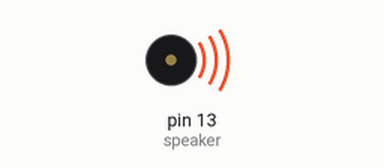
Bench run of a sketch on a simulated Arduino Uno, built with avr-gcc and run on an emulated ATmega328P. Parts: buzzer (waves = sounding).

Above: at 1.1 s.
Timing chart, 0 to 10.4 s (numbered marks = the images above):
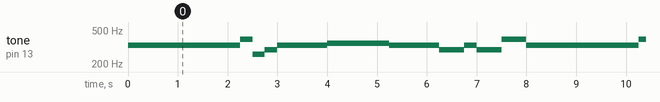

The sketch:

Croft_Jingle01.ino
```cpp
//Conor Croft
//jiingle bells
int speaker = 13;

//variables for rythym
int tempo= 1000;
int w = tempo;
int h = w/2;
int q = h/2;
int e = q/2;
int s = e/2;

// pitches for C scale
int c4 = 261;
int d4 = 293;
int e4 = 330;
int f4 = 350;
int g4 = 392;
int an4 = 440;
int b4 = 494;
int c5 = 523;

int line1 [] = {e4, e4, e4, e4, e4, e4, e4, g4, c4, d4, e4};
int line1A [] = {q, q, h, q, q, h, q, q, q, q, w};
int line2 [] = {f4, f4, f4, f4, f4, e4, e4, e4, e4, d4, d4, e4, d4, g4};
int line2B [] = {q, q, q, q, q, q, q, q, q, q, q, q, h, h};
int line3 [] = {e4, e4, e4, e4, e4, e4, e4, g4, c4, d4, e4};
int line3C [] = {q, q, h, q, q, h, q, q, q, q, w};
int line4 [] = {f4, f4, f4, f4, f4, e4, e4, e4, g4, g4, f4, d4, c4};
int line4D [] = {q, q, q, q, q, q, q, q, q, q, q, q, w};

void jingle(){
    for (int n=0;n<11;n++){
     tone(speaker, line1[n], line1A[n]);
     delay(line1A[n]);
    }
     for (int n=0;n<14;n++){
     tone(speaker, line2[n], line2B[n]);
     delay(line2B[n]);
    }
     for (int n=0;n<11;n++){
     tone(speaker, line3[n], line3C[n]);
     delay(line3C[n]);
    }
     for (int n=0;n<13;n++){
     tone(speaker, line4[n], line4D[n]);
     delay(line4D[n]);
    }
}

void setup(){
  pinMode(speaker,OUTPUT);
}

void loop(){
  jingle();
}
```

Measured:
- by itself, tone on pin 13 (speaker): plays 330 Hz for 2.3 s, 392 Hz for 0.25 s, 261 Hz for 0.25 s, 293 Hz for 0.25 s, 330 Hz for 1.0 s, 350 Hz for 1.3 s … (177 notes in this stretch)
